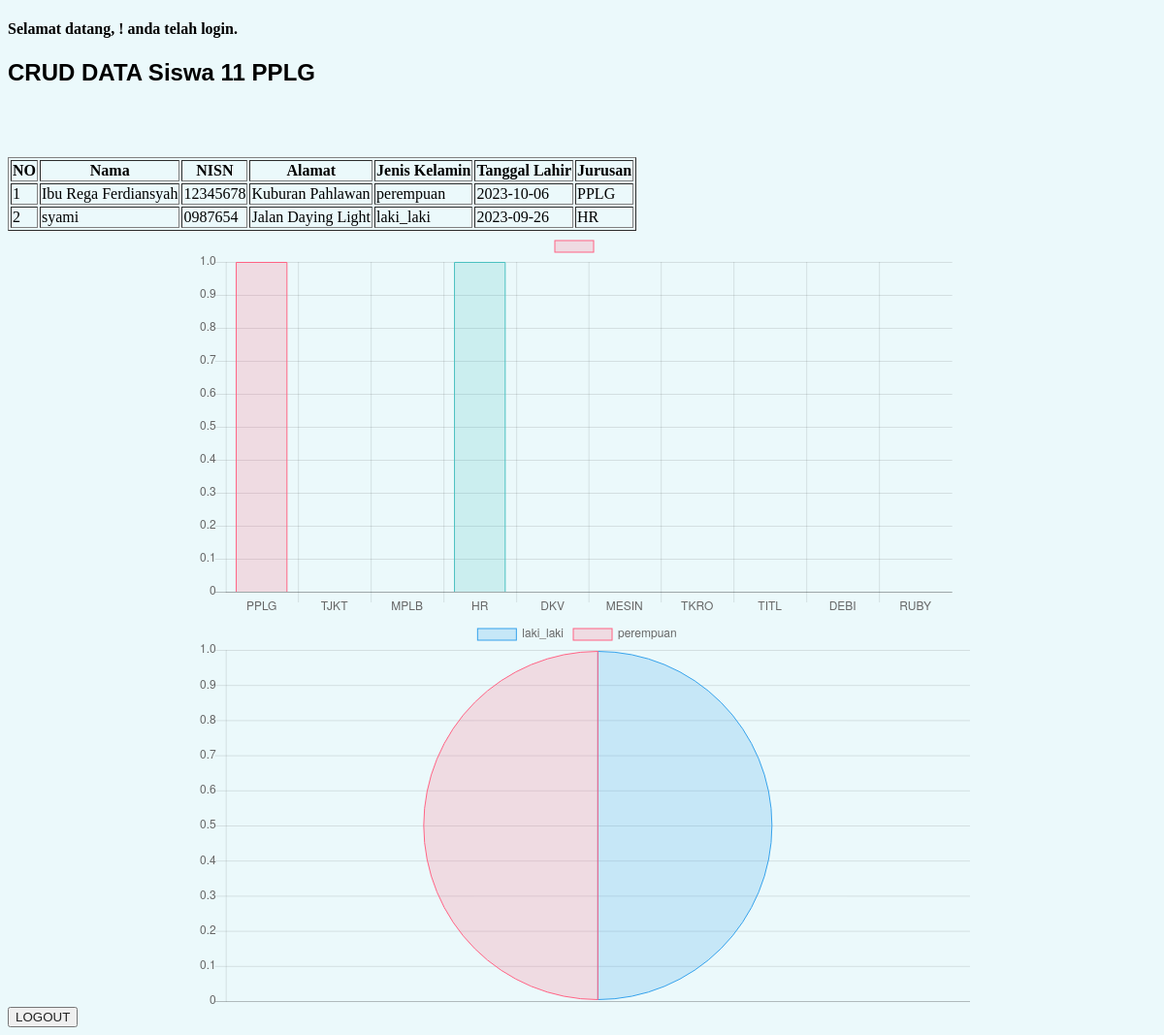
/siswa/index.php (signed in), run on the app's committed database.
### tables this page shows
CREATE TABLE `siswa` (
  `id` int(11) NOT NULL,
  `nama` varchar(60) NOT NULL,
  `nisn` varchar(8) NOT NULL,
  `alamat` text NOT NULL,
  `jenis_kelamin` varchar(50) DEFAULT NULL,
  `tanggal_lahir` date DEFAULT NULL,
  `jurusan` varchar(100) DEFAULT NULL
);

### siswa/index.php (the view, shortened to what this page needs)
<!DOCTYPE html>
<html>
<head>
	<link rel="stylesheet" href="style.css">
</head>
<body>
 <div class="container">
	<h4>Selamat datang, <?php echo $_SESSION['nama']; ?>! anda telah login.</h4>
	 <h2 class='judul'>CRUD DATA Siswa 11 PPLG</h2>
	 <br/>
	 <br/>
	 <br/>
	 <table border="1">
		 <tr>
			 <th>NO</th>
			 <th>Nama</th>
			 <th>NISN</th>
			 <th>Alamat</th>
			 <th>Jenis Kelamin</th>
			 <th>Tanggal Lahir</th>
			 <th>Jurusan</th>
		 </tr>
		 <?php
		 include 'koneksi.php';
		 $no = 1;
		 $data = mysqli_query($koneksi,"select * from siswa");
		 if(isset($_GET['tanggal'])){
			$tgl = $_GET['tanggal'];
			$data = mysqli_query($koneksi,"select * from siswa where tanggal_lahir='$tgl'");
		}else{
			$data = mysqli_query($koneksi,"select * from siswa");
		}
		 while($d = mysqli_fetch_array($data)){
			 ?>
			 <tr>
				 <td><?php echo $no++; ?></td>
				 <td><?php echo $d['nama']; ?></td>
				 <td><?php echo $d['nisn']; ?></td>
				 <td><?php echo $d['alamat']; ?></td>
				 <td><?php echo $d['jenis_kelamin']; ?></td>
				 <td><?php echo $d['tanggal_lahir']; ?></td>
				 <td><?php echo $d['jurusan']; ?></td>
			 </tr>
			 <?php
		 }
		 ?>
	 </table>
	 	<div style="width: 800px;margin: 0px auto;">
			<canvas id="myChart"></canvas>
		</div>
		<script>
		var ctx = document.getElementById("myChart").getContext('2d');
		var myChart = new Chart(ctx, {
			type: 'bar',
			data: {
				labels: ["PPLG", "TJKT", "MPLB", "HR", "DKV", "MESIN", "TKRO", "TITL", "DEBI", "RUBY"],
				datasets: [{
					label: '',
					data: [
					<?php
					$jumlah_PPLG = mysqli_query($koneksi,"select * from siswa where jurusan='PPLG'");
					echo mysqli_num_rows($jumlah_PPLG);
					?>,
					<?php
					$jumlah_TJKT = mysqli_query($koneksi,"select * from siswa where jurusan='TJKT'");
					echo mysqli_num_rows($jumlah_TJKT);
					?>,
					<?php
					$jumlah_MPLB = mysqli_query($koneksi,"select * from siswa where jurusan='MPLB'");
					echo mysqli_num_rows($jumlah_MPLB);
					?>,
					<?php
					$jumlah_HR = mysqli_query($koneksi,"select * from siswa where jurusan='HR'");
					echo mysqli_num_rows($jumlah_HR);
					?>,
					<?php
					$jumlah_DKV = mysqli_query($koneksi,"select * from siswa where jurusan='DKV'");
					echo mysqli_num_rows($jumlah_DKV);
					?>,
					<?php
					$jumlah_MESIN = mysqli_query($koneksi,"select * from siswa where jurusan='MESIN'");
					echo mysqli_num_rows($jumlah_MESIN);
					?>,
					<?php
					$jumlah_TKRO = mysqli_query($koneksi,"select * from siswa where jurusan='TKRO'");
					echo mysqli_num_rows($jumlah_TKRO);
					?>,
					<?php
					$jumlah_TITL = mysqli_query($koneksi,"select * from siswa where jurusan='TITL'");
					echo mysqli_num_rows($jumlah_TITL);
					?>,
					<?php
					$jumlah_DEBY = mysqli_query($koneksi,"select * from siswa where jurusan='DEBY'");
					echo mysqli_num_rows($jumlah_DEBY);
					?>,
					<?php
					$jumlah_RUBY = mysqli_query($koneksi,"select * from siswa where jurusan='RUBY'");
					echo mysqli_num_rows($jumlah_RUBY);
					?>,
					],
					backgroundColor: [
					'rgba(255, 99, 132, 0.2)',
					'rgba(54, 162, 235, 0.2)',
					'rgba(255, 206, 86, 0.2)',
					'rgba(75, 192, 192, 0.2)'
					],
					borderColor: [
					'rgba(255,99,132,1)',
					'rgba(54, 162, 235, 1)',
					'rgba(255, 206, 86, 1)',
					'rgba(75, 192, 192, 1)'
					],
					borderWidth: 1
				}]
			},
			options: {
				scales: {
					yAxes: [{
						ticks: {
							beginAtZero:true
						}
					}]
				}
			}
		});
	</script>
	<div style="width: 800px;margin: 0px auto;">
			<canvas id="jenis_kelamin"></canvas>
	</div>
			<script>
		var ctx = document.getElementById("jenis_kelamin").getContext('2d');
		var myChart = new Chart(ctx, {
			type: 'pie',
			data: {
				labels: ["laki_laki", "perempuan"],
				datasets: [{
					label: '',
					data: [
					<?php
					$jumlah_laki_laki = mysqli_query($koneksi,"select * from siswa where jenis_kelamin='laki_laki'");
					echo mysqli_num_rows($jumlah_laki_laki);
					?>,
					<?php
					$jumlah_perempuan = mysqli_query($koneksi,"select * from siswa where jenis_kelamin='perempuan'");
					echo mysqli_num_rows($jumlah_perempuan);
					?>
					],
					backgroundColor: [
						'rgba(54, 162, 235, 0.2)',
						'rgba(255, 99, 132, 0.2)'
					],
					borderColor: [
						'rgba(54, 162, 235, 1)',
						'rgba(255,99,132,1)'
					],
					borderWidth: 1
				}]
			},
			options: {
				scales: {
					yAxes: [{
						ticks: {
							beginAtZero:true
						}
					}]
				}
			}
		});
	</script>
	 <button class='tambah'>
		 <a href="logout.php" class='link'>LOGOUT</a>
	 </button>
 </div>
</body>
</html>

### style.css (style rules this page uses)
body { background: #ebf9fb; }
h2 { font-family: 'Noto Sans JP', sans-serif }
.link { color: #232323; text-decoration: none; font-size: 10pt; }

### data on the page
siswa: nama "Ibu Rega Ferdiansyah", nisn "12345678", alamat "Kuburan Pahlawan", jenis_kelamin "perempuan", tanggal_lahir "2023-10-06", jurusan "PPLG"
siswa: nama "syami", nisn "0987654", alamat "Jalan Daying Light", jenis_kelamin "laki_laki", tanggal_lahir "2023-09-26", jurusan "HR"

### other printed values
chart data {{ mysqli_num_rows($jumlah_PPLG) }} 1
chart data {{ mysqli_num_rows($jumlah_TJKT) }} 0
chart data {{ mysqli_num_rows($jumlah_MPLB) }} 0
chart data {{ mysqli_num_rows($jumlah_HR) }} 1
